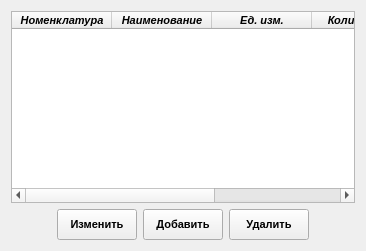
      <widget class="QWidget" name="page_Products">
       <layout class="QGridLayout" name="gridLayout_20">
        <item row="1" column="1">
         <widget class="QPushButton" name="pushButton_SetProduct">
          <property name="minimumSize">
           <size>
            <width>0</width>
            <height>31</height>
           </size>
          </property>
          <property name="font">
           <font>
            <pointsize>8</pointsize>
            <weight>75</weight>
            <italic>false</italic>
            <bold>true</bold>
           </font>
          </property>
          <property name="text">
           <string>Изменить</string>
          </property>
         </widget>
        </item>
        <item row="1" column="0">
         <spacer name="horizontalSpacer_13">
          <property name="orientation">
           <enum>Qt::Horizontal</enum>
          </property>
          <property name="sizeHint" stdset="0">
           <size>
            <width>40</width>
            <height>20</height>
           </size>
          </property>
         </spacer>
        </item>
        <item row="1" column="2">
         <widget class="QPushButton" name="pushButton_AddProduct">
          <property name="minimumSize">
           <size>
            <width>0</width>
            <height>31</height>
           </size>
          </property>
          <property name="font">
           <font>
            <pointsize>8</pointsize>
            <weight>75</weight>
            <italic>false</italic>
            <bold>true</bold>
           </font>
          </property>
          <property name="text">
           <string>Добавить</string>
          </property>
         </widget>
        </item>
        <item row="1" column="3">
         <widget class="QPushButton" name="pushButton_RemoveProduct">
          <property name="minimumSize">
           <size>
            <width>0</width>
            <height>31</height>
           </size>
          </property>
          <property name="font">
           <font>
            <pointsize>8</pointsize>
            <weight>75</weight>
            <italic>false</italic>
            <bold>true</bold>
           </font>
          </property>
          <property name="text">
           <string>Удалить</string>
          </property>
         </widget>
        </item>
        <item row="1" column="4">
         <spacer name="horizontalSpacer_14">
          <property name="orientation">
           <enum>Qt::Horizontal</enum>
          </property>
          <property name="sizeHint" stdset="0">
           <size>
            <width>40</width>
            <height>20</height>
           </size>
          </property>
         </spacer>
        </item>
        <item row="0" column="0" colspan="5">
         <widget class="QTableWidget" name="tableWidget_Products">
          <property name="font">
           <font>
            <pointsize>8</pointsize>
            <weight>75</weight>
            <italic>true</italic>
            <bold>true</bold>
           </font>
          </property>
          <column>
           <property name="text">
            <string>Номенклатура</string>
           </property>
          </column>
          <column>
           <property name="text">
            <string>Наименование</string>
           </property>
          </column>
          <column>
           <property name="text">
            <string>Ед. изм.</string>
           </property>
          </column>
          <column>
           <property name="text">
            <string>Количество</string>
           </property>
          </column>
          <column>
           <property name="text">
            <string>Цена</string>
           </property>
          </column>
         </widget>
        </item>
       </layout>
      </widget>
